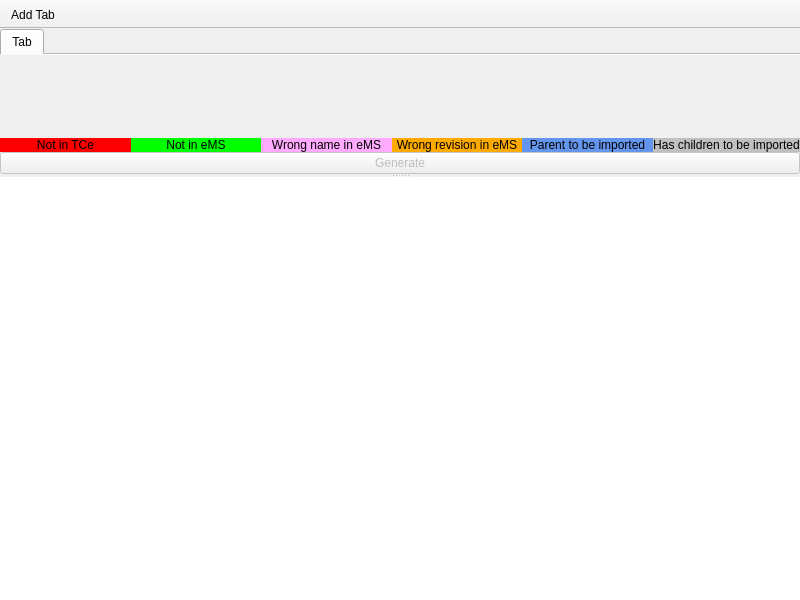
<?xml version="1.0" encoding="UTF-8"?>
<ui version="4.0">
 <class>RootWindow</class>
 <widget class="QMainWindow" name="RootWindow">
  <property name="geometry">
   <rect>
    <x>0</x>
    <y>0</y>
    <width>800</width>
    <height>600</height>
   </rect>
  </property>
  <property name="windowTitle">
   <string>MainWindow</string>
  </property>
  <widget class="QWidget" name="centralwidget">
   <layout class="QVBoxLayout" name="verticalLayout">
    <property name="spacing">
     <number>0</number>
    </property>
    <property name="leftMargin">
     <number>0</number>
    </property>
    <property name="topMargin">
     <number>0</number>
    </property>
    <property name="rightMargin">
     <number>0</number>
    </property>
    <property name="bottomMargin">
     <number>0</number>
    </property>
    <item>
     <widget class="QSplitter" name="splitter">
      <property name="orientation">
       <enum>Qt::Vertical</enum>
      </property>
      <property name="handleWidth">
       <number>3</number>
      </property>
      <widget class="QWidget" name="verticalLayoutWidget">
       <layout class="QVBoxLayout" name="verticalLayout_3">
        <property name="spacing">
         <number>0</number>
        </property>
        <property name="topMargin">
         <number>0</number>
        </property>
        <item>
         <widget class="QTabWidget" name="tabWidget">
          <property name="currentIndex">
           <number>0</number>
          </property>
          <property name="documentMode">
           <bool>true</bool>
          </property>
          <property name="movable">
           <bool>true</bool>
          </property>
          <widget class="EbomCompareView" name="tabEbomCompareView">
           <attribute name="title">
            <string>Tab</string>
           </attribute>
          </widget>
         </widget>
        </item>
        <item>
         <layout class="QHBoxLayout" name="horizontalLayout_5">
          <property name="spacing">
           <number>0</number>
          </property>
          <item>
           <widget class="QLabel" name="label_7">
            <property name="styleSheet">
             <string notr="true">background-color: rgb(255, 0, 0);</string>
            </property>
            <property name="text">
             <string>Not in TCe</string>
            </property>
            <property name="alignment">
             <set>Qt::AlignCenter</set>
            </property>
           </widget>
          </item>
          <item>
           <widget class="QLabel" name="label_6">
            <property name="styleSheet">
             <string notr="true">background-color: rgb(0, 255, 0);</string>
            </property>
            <property name="text">
             <string>Not in eMS</string>
            </property>
            <property name="alignment">
             <set>Qt::AlignCenter</set>
            </property>
           </widget>
          </item>
          <item>
           <widget class="QLabel" name="label_5">
            <property name="styleSheet">
             <string notr="true">background-color: rgb(255, 170, 255);</string>
            </property>
            <property name="text">
             <string>Wrong name in eMS</string>
            </property>
            <property name="alignment">
             <set>Qt::AlignCenter</set>
            </property>
           </widget>
          </item>
          <item>
           <widget class="QLabel" name="label_4">
            <property name="styleSheet">
             <string notr="true">background-color: rgb(255, 170, 0);</string>
            </property>
            <property name="text">
             <string>Wrong revision in eMS</string>
            </property>
            <property name="alignment">
             <set>Qt::AlignCenter</set>
            </property>
           </widget>
          </item>
          <item>
           <widget class="QLabel" name="label_3">
            <property name="styleSheet">
             <string notr="true">background-color: rgb(100, 149, 237);</string>
            </property>
            <property name="text">
             <string>Parent to be imported</string>
            </property>
            <property name="alignment">
             <set>Qt::AlignCenter</set>
            </property>
           </widget>
          </item>
          <item>
           <widget class="QLabel" name="label">
            <property name="styleSheet">
             <string notr="true">background-color: rgb(192, 192, 192);</string>
            </property>
            <property name="text">
             <string>Has children to be imported</string>
            </property>
            <property name="alignment">
             <set>Qt::AlignCenter</set>
            </property>
           </widget>
          </item>
         </layout>
        </item>
        <item>
         <widget class="QPushButton" name="pushButtonGenerate">
          <property name="enabled">
           <bool>false</bool>
          </property>
          <property name="text">
           <string>Generate</string>
          </property>
         </widget>
        </item>
       </layout>
      </widget>
      <widget class="QPlainTextEdit" name="plainTextEditLog">
       <property name="sizePolicy">
        <sizepolicy hsizetype="Expanding" vsizetype="Expanding">
         <horstretch>0</horstretch>
         <verstretch>0</verstretch>
        </sizepolicy>
       </property>
       <property name="frameShape">
        <enum>QFrame::NoFrame</enum>
       </property>
       <property name="frameShadow">
        <enum>QFrame::Plain</enum>
       </property>
       <property name="readOnly">
        <bool>true</bool>
       </property>
      </widget>
     </widget>
    </item>
   </layout>
  </widget>
  <widget class="QToolBar" name="toolBar">
   <property name="windowTitle">
    <string>toolBar</string>
   </property>
   <property name="movable">
    <bool>false</bool>
   </property>
   <property name="toolButtonStyle">
    <enum>Qt::ToolButtonTextOnly</enum>
   </property>
   <property name="floatable">
    <bool>false</bool>
   </property>
   <attribute name="toolBarArea">
    <enum>TopToolBarArea</enum>
   </attribute>
   <attribute name="toolBarBreak">
    <bool>false</bool>
   </attribute>
   <addaction name="actionAdd_Tab"/>
  </widget>
  <action name="actionAdd_Tab">
   <property name="text">
    <string>Add Tab</string>
   </property>
  </action>
 </widget>
 <customwidgets>
  <customwidget>
   <class>EbomCompareView</class>
   <extends>QWidget</extends>
   <header>ebomcompareview.h</header>
   <container>1</container>
  </customwidget>
 </customwidgets>
 <resources/>
 <connections/>
</ui>
